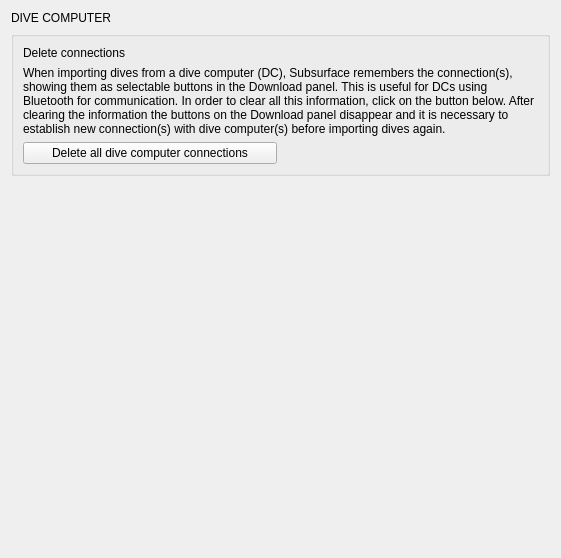
<?xml version="1.0" encoding="UTF-8"?>
<ui version="4.0">
 <class>PreferencesDc</class>
 <widget class="QWidget" name="PreferencesDc">
  <property name="geometry">
   <rect>
    <x>0</x>
    <y>0</y>
    <width>561</width>
    <height>558</height>
   </rect>
  </property>
  <property name="windowTitle">
   <string>Form</string>
  </property>
  <layout class="QVBoxLayout" name="verticalLayout">

   <item>
    <widget class="QLabel" name="label_help2">
     <property name="toolTip">
      <string extracomment="Help info 1"/>
     </property>
     <property name="text">
      <string>DIVE COMPUTER</string>
     </property>
    </widget>
   </item>

   <item>
    <widget class="QGroupBox" name="groupBox_10">
     <layout class="QGridLayout" name="gridlayout">

   <item row="0" column="0">
    <widget class="QLabel" name="label_help2">
     <property name="toolTip">
      <string extracomment="Help info 1"/>
     </property>
     <property name="text">
      <string>Delete connections</string>
     </property>
    </widget>
   </item>

   <item row="1" column="0" colspan="2">
    <widget class="QLabel" name="label_help2">
     <property name="toolTip">
      <string extracomment="Help info 1"/>
     </property>
     <property name="wordWrap">
      <bool>true</bool>
     </property>
     <property name="text">
      <string>When importing dives from a dive computer (DC), Subsurface remembers the connection(s), showing them as selectable buttons in the Download panel. This is useful for DCs using Bluetooth for communication. In order to clear all this information, click on the button below. After clearing the information the buttons on the Download panel disappear and it is necessary to establish new connection(s) with dive computer(s) before importing dives again.</string>
     </property>
    </widget>
   </item>

   <item row="2" column="0">
    <widget class="QPushButton" name="resetRememberedDCs">
     <property name="text">
      <string>Delete all dive computer connections</string>
     </property>
    </widget>
   </item>

   <item row="2" column="1">
    <widget class="QLabel" name="label_help2">
     <property name="text">
      <string> </string>
     </property>
    </widget>
   </item>

     </layout>
    </widget>
   </item>

   <item>
    <spacer name="verticalSpacer">
     <property name="orientation">
      <enum>Qt::Vertical</enum>
     </property>
     <property name="sizeHint" stdset="0">
      <size>
       <width>20</width>
       <height>40</height>
      </size>
     </property>
    </spacer>
   </item>

  </layout>
 </widget>
 <resources/>
 <connections>
 </connections>
</ui>
